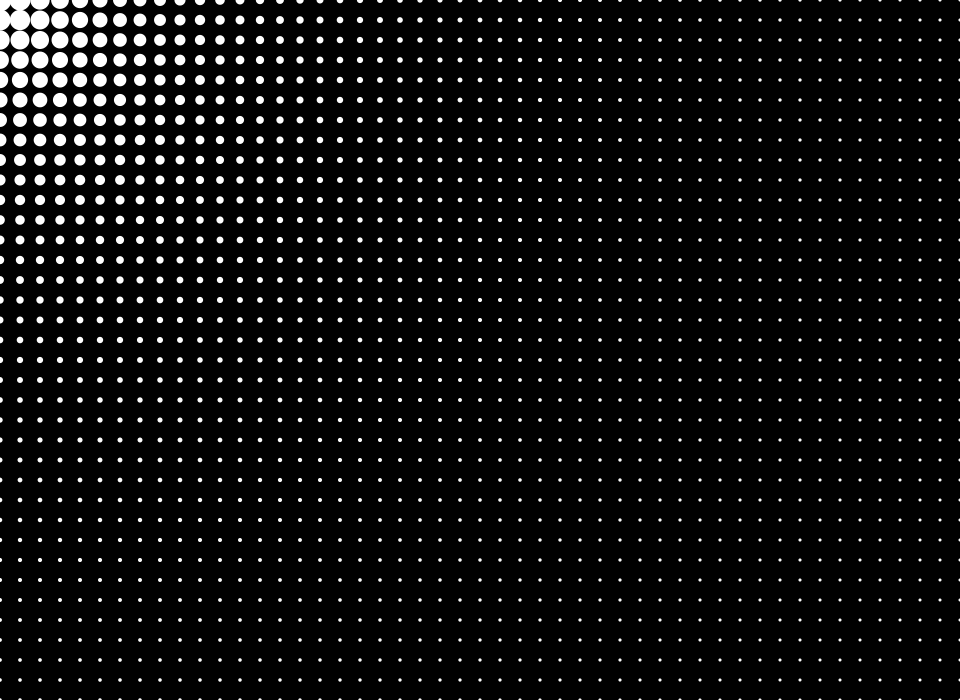
Frame 1 (no input)
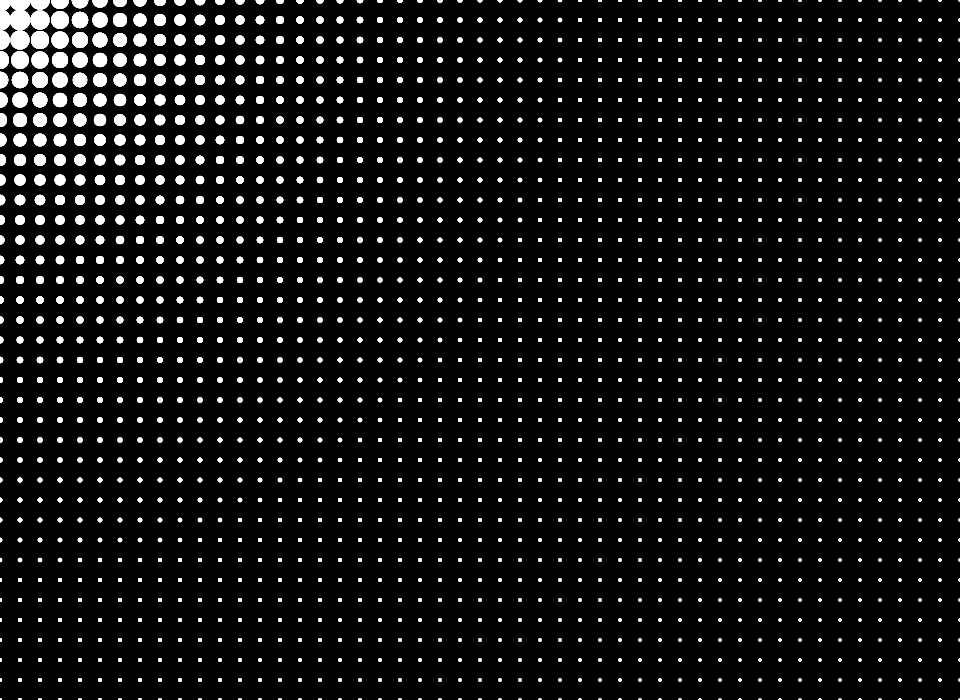
Frame 60 (the mouse pressed at the canvas centre just before this capture)
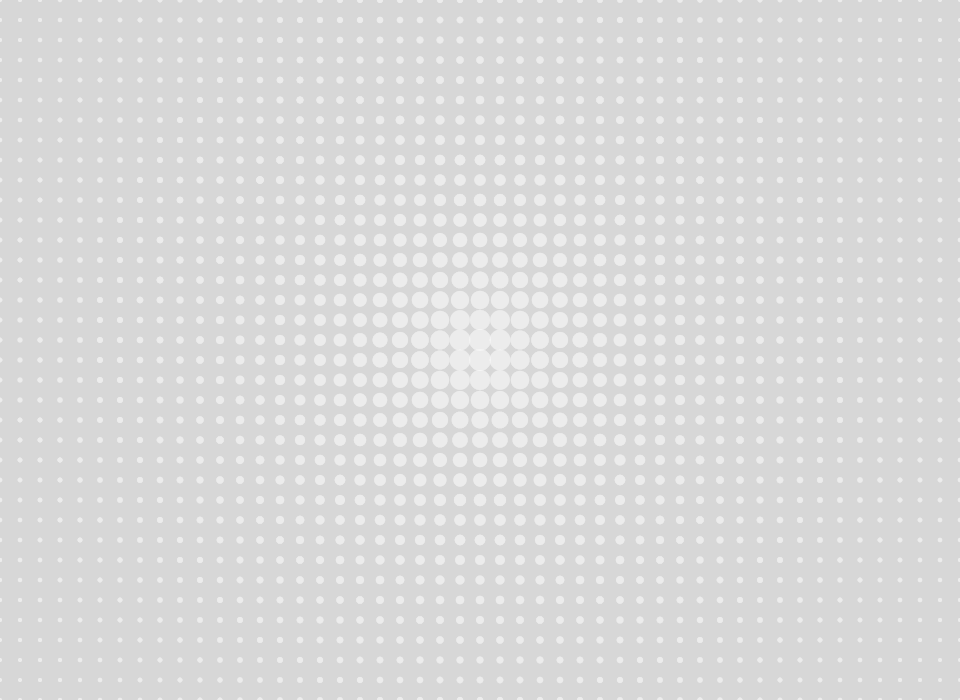
Frame 120 (the mouse held since frame 60 and released just before this capture)

The Processing sketch that drew these frames (run headless with seeded random() and noise(); from frame 60 on, the mouse is pressed at the canvas centre):

// Processing sketch: circles
// ── circles.pde
int N = 20;
float R = 20;
float a = .005;
float b = 3;

float x, y, d, radius;


void setup() {
  size(960, 700);
  background(0);
}


void draw() {
  noStroke();
  
  fill(0, 16);
  rect(0, 0, width, height);
  
  if (mousePressed) {
    fill(255, 64);
    rect(0, 0, width, height);
  } else
    fill(255);
  
  for (x = 0; x <= width; x += N) {
    for (y = 0; y <= height; y += N) {
      d = dist(x, y, mouseX, mouseY);
      radius = R * exp(-a * d) + b;
      ellipse(x, y, radius, radius);
    }
  }
}
